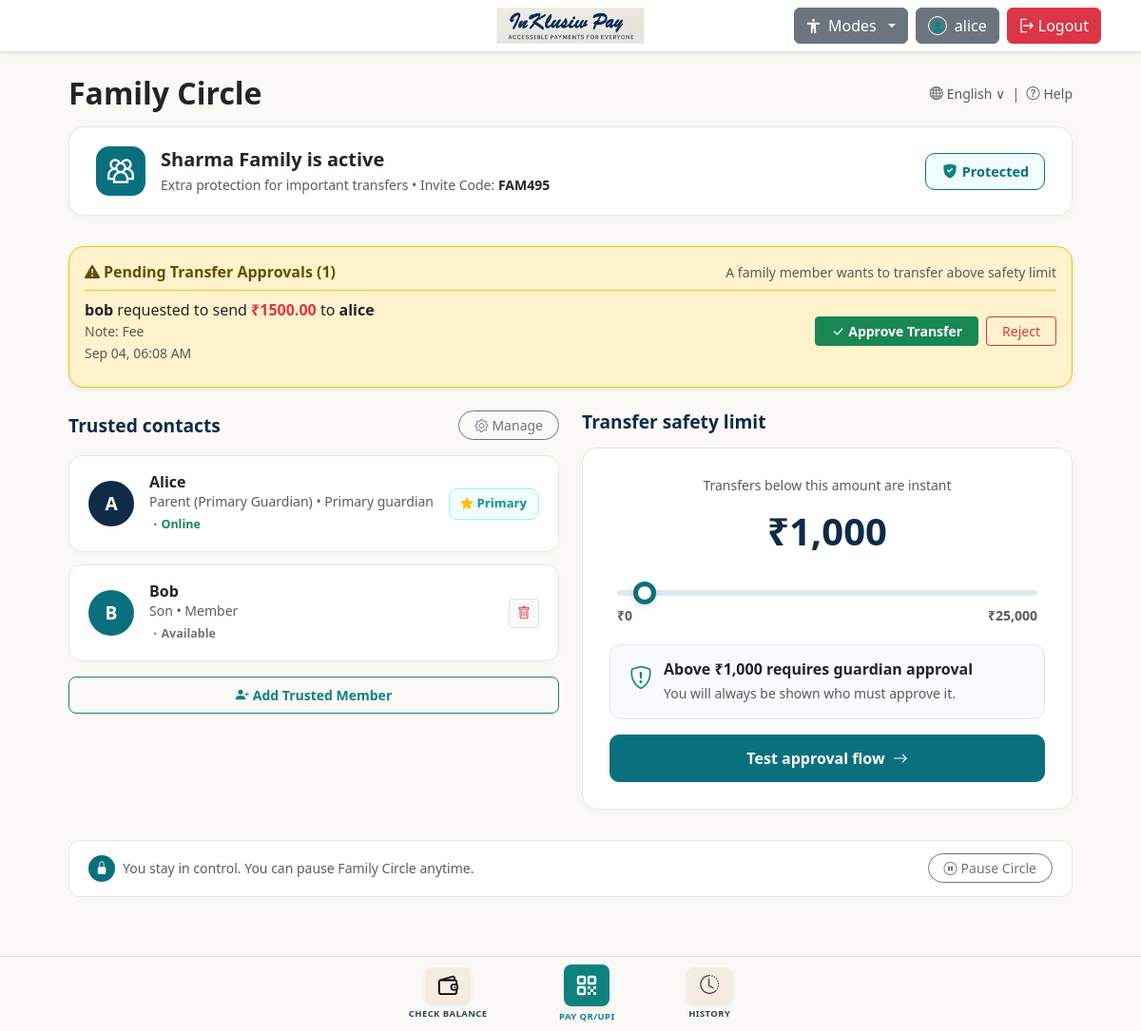
The page /family (signed in) on the database as committed earlier.
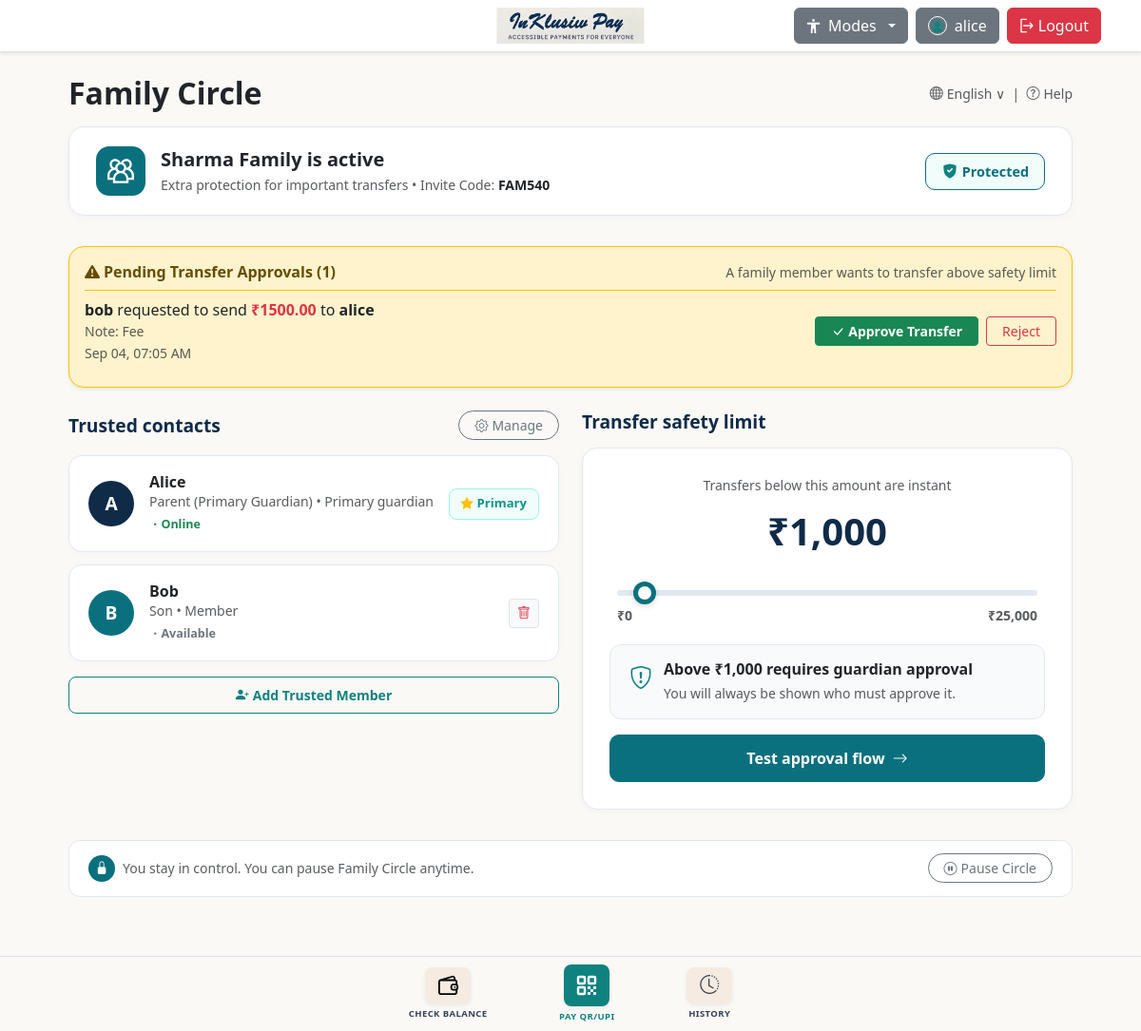
The same page on the database as committed later.
### upiapp/models.py (models this page shows, shortened)
class Base(DeclarativeBase):
    pass

class FamilyCircle(Base):
    __tablename__ = "family_circles"
    id: Mapped[int] = mapped_column(Integer, primary_key=True, autoincrement=True)
    name: Mapped[str] = mapped_column(String(100), nullable=False)
    admin_id: Mapped[int] = mapped_column(ForeignKey("users.id"), nullable=False)
    daily_limit: Mapped[float] = mapped_column(Float, default=5000.0, nullable=False)
    is_active: Mapped[bool] = mapped_column(Boolean, default=True, nullable=False)
    invite_code: Mapped[str] = mapped_column(String(12), unique=True, nullable=False)
    created_at: Mapped[datetime] = mapped_column(
        DateTime,
        nullable=False,
        default=lambda: datetime.now(timezone.utc),
    )
    admin: Mapped["User"] = relationship(foreign_keys=[admin_id])
    members: Mapped[list["FamilyMember"]] = relationship(
        back_populates="family",
        cascade="all, delete-orphan",
    )
    requests: Mapped[list["FamilyTransferRequest"]] = relationship(
        back_populates="family",
        cascade="all, delete-orphan",
    )

class FamilyTransferRequest(Base):
    __tablename__ = "family_transfer_requests"
    id: Mapped[int] = mapped_column(Integer, primary_key=True, autoincrement=True)
    family_id: Mapped[int] = mapped_column(ForeignKey("family_circles.id"), nullable=False)
    requester_id: Mapped[int] = mapped_column(ForeignKey("users.id"), nullable=False)
    recipient: Mapped[str] = mapped_column(String(80), nullable=False)
    amount: Mapped[float] = mapped_column(Float, nullable=False)
    note: Mapped[str | None] = mapped_column(String(255), nullable=True)
    status: Mapped[str] = mapped_column(String(20), default="PENDING", nullable=False)  # PENDING, APPROVED, REJECTED
    created_at: Mapped[datetime] = mapped_column(
        DateTime,
        nullable=False,
        default=lambda: datetime.now(timezone.utc),
    )
    family: Mapped["FamilyCircle"] = relationship(back_populates="requests")
    requester: Mapped["User"] = relationship(foreign_keys=[requester_id])

class User(Base, UserMixin):
    __tablename__ = "users"
    id: Mapped[int] = mapped_column(Integer, primary_key=True, autoincrement=True)
    username: Mapped[str] = mapped_column(String(80), unique=True, nullable=False)
    email: Mapped[str] = mapped_column(String(255), unique=True, nullable=False)
    password_hash: Mapped[str | None] = mapped_column(String(255), nullable=True)
    wallet: Mapped[float] = mapped_column(Float, default=100.0, nullable=False)
    qr_image: Mapped[str | None] = mapped_column(String(255), nullable=True)
    profile_image: Mapped[str | None] = mapped_column(String(255), nullable=True)
    transaction_pin_hash: Mapped[str | None] = mapped_column(String(255), nullable=True)
    created: Mapped[datetime] = mapped_column(
        DateTime,
        nullable=False,
        default=lambda: datetime.now(timezone.utc),
    )
    sent_transactions: Mapped[list["Transaction"]] = relationship(
        foreign_keys="[Transaction.sender_id]",
        back_populates="sender",
        cascade="all, delete-orphan",
    )
    received_transactions: Mapped[list["Transaction"]] = relationship(
        foreign_keys="[Transaction.receiver_id]",
        back_populates="receiver",
        cascade="all, delete-orphan",
    )
    family_memberships: Mapped[list["FamilyMember"]] = relationship(
        back_populates="user",
        cascade="all, delete-orphan",
    )
    favorite_contacts: Mapped[list["FavoriteContact"]] = relationship(
        "FavoriteContact",
        foreign_keys="FavoriteContact.user_id",
        back_populates="user",
        cascade="all, delete-orphan",
    )

### upiapp/routes.py (the view, shortened to what this page needs)
@app.route("/family")
@login_required
def family_circle():
    with Session() as session:
        membership = session.query(FamilyMember).filter_by(user_id=current_user.id).first()
        if not membership or not membership.family:
            return render_template("family_intro.html", title="Set up your Family Circle")
        family = membership.family
        members = session.query(FamilyMember).filter_by(family_id=family.id).all()
        is_admin = (family.admin_id == current_user.id or membership.role in ["ADMIN", "PRIMARY_GUARDIAN"])
        if is_admin:
            pending_requests = (
                session.query(FamilyTransferRequest)
                .filter_by(family_id=family.id, status="PENDING")
                .order_by(desc(FamilyTransferRequest.created_at))
                .all()
            )
        return render_template(
            "family_dashboard.html",
            title=f"{family.name} - Family Circle",
            family=family,
            members=members,
            is_admin=is_admin,
            pending_requests=pending_requests,
        )

### upiapp/__init__.py (called while the page is built)
@login_manager.user_loader
def load_user(user_id):
    with Session() as session:
        user = session.get(User, int(user_id))
        if user is not None:
            session.expunge(user)
        return user

### upiapp/templates/family_dashboard.html (shortened to what the changed rows need)
{% extends "base.html" %}
{% block content %}
<div class="container family-dash-container">
    <div class="d-flex justify-content-between align-items-center mb-3">
        <h2 class="fw-bold text-dark mb-0">Family Circle</h2>
    </div>
    <div class="family-active-banner">
        <div class="d-flex align-items-center gap-3">
            <div>
                <h5 class="fw-bold text-dark mb-1">
                    {{ family.name }} is active
                </h5>
                <p class="text-muted small mb-0">Extra protection for important transfers • Invite Code: <strong class="text-dark">{{ family.invite_code }}</strong></p>
            </div>
        </div>
    </div>
    {% if pending_requests %}
    <div class="card border-warning bg-warning-subtle rounded-4 p-3 mb-4 shadow-sm">
        <div class="list-group list-group-flush">
            {% for req in pending_requests %}
            <div class="list-group-item bg-transparent px-0 py-2 d-flex flex-wrap justify-content-between align-items-center gap-2">
                <div>
                    <strong>{{ req.requester.username }}</strong> requested to send <strong class="text-danger">₹{{ "%.2f"|format(req.amount) }}</strong> to <strong>{{ req.recipient }}</strong>
                    {% if req.note %}<span class="text-muted small d-block">Note: {{ req.note }}</span>{% endif %}
                    <small class="text-muted">{{ req.created_at.strftime('%b %d, %I:%M %p') }}</small>
                </div>
                {% if is_admin %}
                <div class="d-flex gap-2">
                    <form method="POST" action="{{ url_for('approve_transfer', request_id=req.id) }}" class="d-inline">
                        <button type="submit" class="btn btn-sm btn-success px-3 fw-semibold">
                            <i class="bi bi-check-lg me-1"></i>Approve Transfer
                        </button>
                    </form>
                    <form method="POST" action="{{ url_for('reject_transfer', request_id=req.id) }}" class="d-inline">
                        <button type="submit" class="btn btn-sm btn-outline-danger px-3">Reject</button>
                    </form>
                </div>
                {% else %}
                <span class="badge bg-secondary">Awaiting Guardian Review</span>
                {% endif %}
            </div>
            {% endfor %}
        </div>
    </div>
    {% endif %}
    <div class="row g-4">
        <div class="col-lg-6">
            <div class="limit-card">
                <p class="text-muted small text-center mb-1">Transfers below this amount are instant</p>
                <div class="limit-display-amount" id="limitDisplay">₹{{ "{:,.0f}".format(family.daily_limit) }}</div>
                <div class="px-2">
                    <input type="range" class="custom-slider-range" id="limitSlider" min="0" max="25000" step="500" value="{{ family.daily_limit|int }}" {% if not is_admin %}disabled{% endif %}>
                    <div class="d-flex justify-content-between text-muted small fw-semibold mt-1">
                        <span>₹0</span>
                        <span>₹25,000</span>
                    </div>
                </div>
                <div class="limit-alert-box">
                    <div class="text-teal fs-4">
                    </div>
                    <div>
                        <h6 class="fw-bold text-dark mb-1" id="limitBoxTitle">Above ₹{{ "{:,.0f}".format(family.daily_limit) }} requires guardian approval</h6>
                        <p class="text-muted small mb-0">You will always be shown who must approve it.</p>
                    </div>
                </div>
                <a href="{{ url_for('pay') }}" class="btn-test-approval">
                    <span>Test approval flow</span>
                    <i class="bi bi-arrow-right"></i>
                </a>
            </div>
        </div>
    </div>
</div>
{% endblock %}

Rows that differ between the two databases and show on the page:
changed FamilyCircle "Sharma Family": invite_code "FAM495" → "FAM540"
changed FamilyTransferRequest "alice": created_at "Sep 04, 06:08 AM" → "Sep 04, 07:05 AM"
